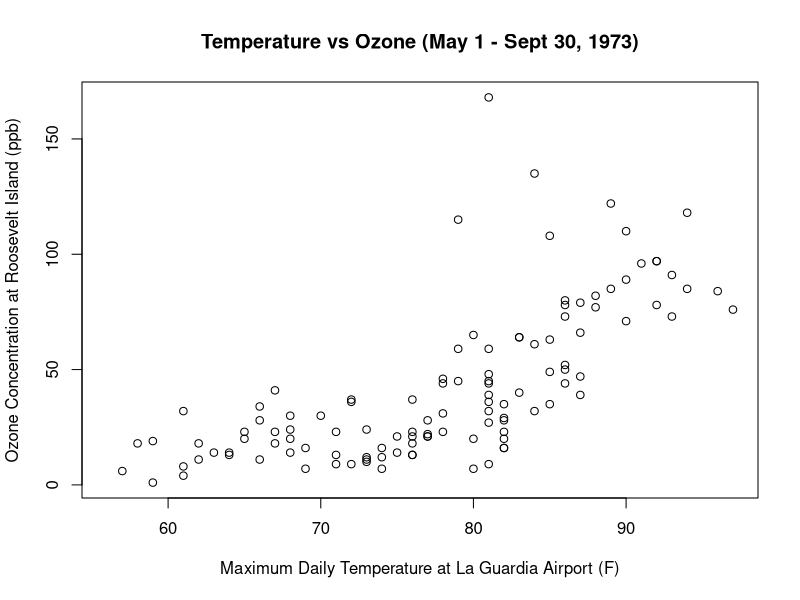
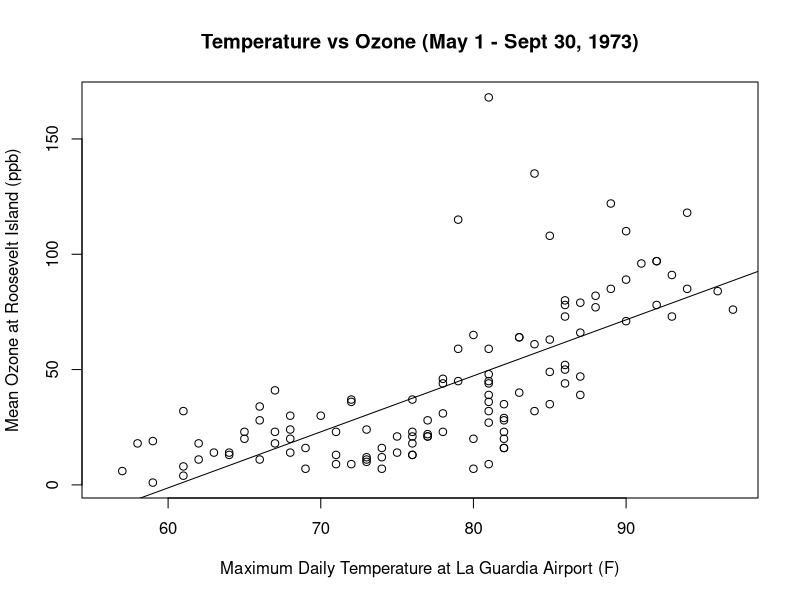
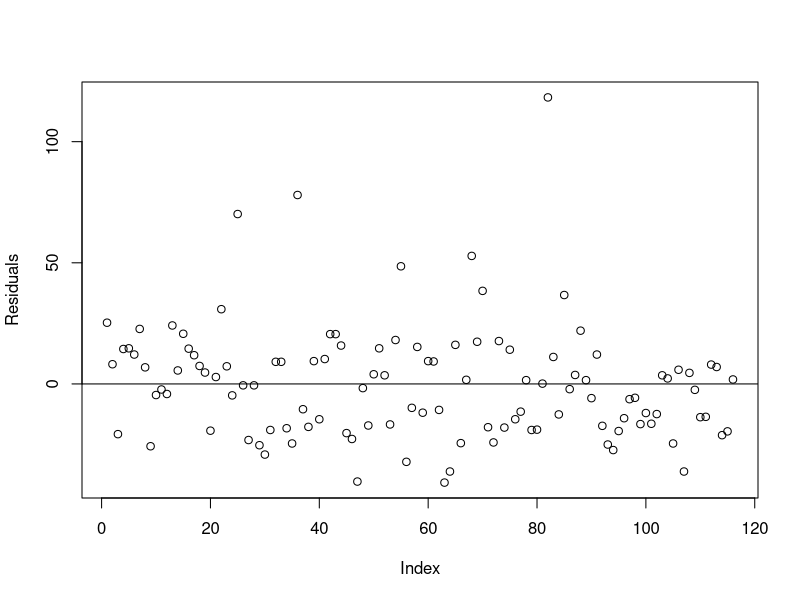
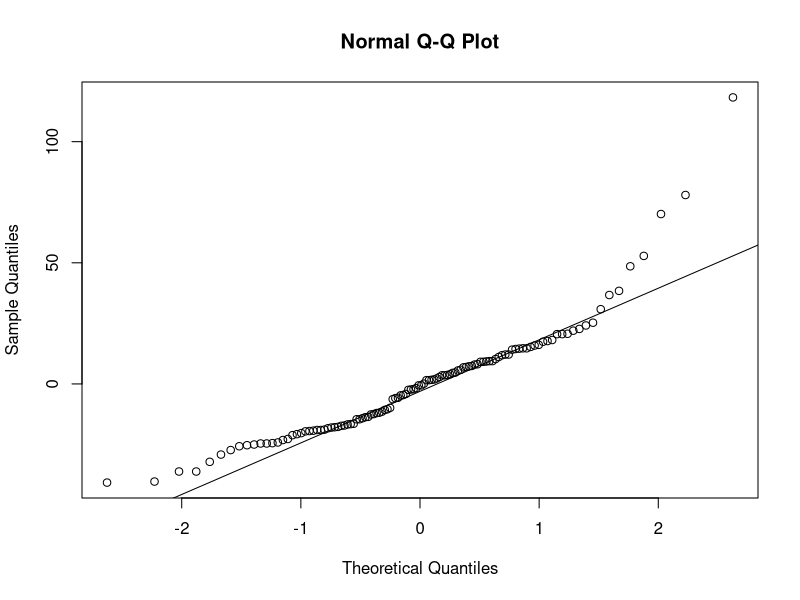

Here is the R script that generated these plots, in order:
## ---- chunk 1
data("airquality")
head(airquality)
## ---- chunk 2
plot(airquality$Temp, airquality$Ozone, 
     xlab='Maximum Daily Temperature at La Guardia Airport (F)',
     ylab='Ozone Concentration at Roosevelt Island (ppb)',
     main='Temperature vs Ozone (May 1 - Sept 30, 1973)')
## ---- chunk 3
linear_regression <- lm(airquality$Ozone ~ airquality$Temp)
summary(linear_regression)
## ---- chunk 4
plot(airquality$Ozone ~ airquality$Temp, 
     xlab='Maximum Daily Temperature at La Guardia Airport (F)',
     ylab='Mean Ozone at Roosevelt Island (ppb)',
     main='Temperature vs Ozone (May 1 - Sept 30, 1973)')
abline(linear_regression)
## ---- chunk 5
plot(linear_regression$residuals, ylab='Residuals')
abline(a=0, b=0)
## ---- chunk 6
qqnorm(linear_regression$residuals)
qqline(linear_regression$residuals)
